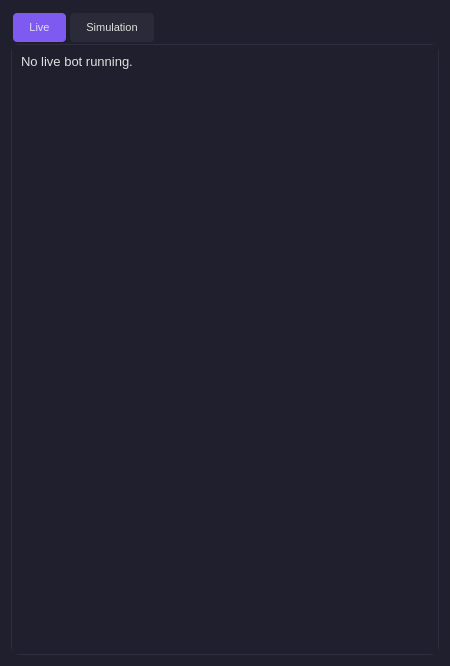
<?xml version="1.0" encoding="UTF-8"?>
<ui version="4.0">
 <class>Dialog</class>
 <widget class="QDialog" name="Dialog">
  <property name="geometry">
   <rect>
    <x>0</x>
    <y>0</y>
    <width>450</width>
    <height>666</height>
   </rect>
  </property>
  <property name="sizePolicy">
   <sizepolicy hsizetype="Expanding" vsizetype="Expanding">
    <horstretch>0</horstretch>
    <verstretch>0</verstretch>
   </sizepolicy>
  </property>
  <property name="minimumSize">
   <size>
    <width>350</width>
    <height>400</height>
   </size>
  </property>
  <property name="maximumSize">
   <size>
    <width>450</width>
    <height>900</height>
   </size>
  </property>
  <property name="font">
   <font>
    <pointsize>8</pointsize>
   </font>
  </property>
  <property name="windowTitle">
   <string>Statistics</string>
  </property>
  <property name="styleSheet">
   <string notr="true">QDialog {
    background-color: #1F1F2E;
}

QWidget {
    font-family: 'Segoe UI', sans-serif;
    color: #E0E0E0;
    background-color: #1F1F2E;
}

QGroupBox {
    background-color: rgba(31, 31, 46, 0.7);
    border: 2px solid #2E2E3E;
    border-radius: 8px;
    margin-top: 12px;
    padding: 15px;
}

QGroupBox::title {
    color: #E0E0E0;
    font-weight: bold;
    subcontrol-origin: margin;
    left: 7px;
    padding: 0px 5px 0px 5px;
    background-color: transparent;
}

QPushButton {
    background-color: #6200EE;
    color: #FFFFFF;
    border: none;
    border-radius: 4px;
    padding: 6px 8px;
    min-width: 80px;
    font-weight: bold;
    font-size: 12px;
    white-space: nowrap;
}

QPushButton:hover {
    background-color: #7722FF;
    border: 1px solid #2C2C2C;
}

QPushButton:pressed {
    background-color: #5100C5;
}

QPushButton:disabled {
    background-color: #1E1E2E;
    color: #B0B0B0;
}

QTabWidget::pane {
    border: 1px solid #2E2E3E;
    border-radius: 8px;
    background-color: rgba(31, 31, 46, 0.7);
}

QTabBar::tab {
    background-color: rgba(255, 255, 255, 0.05);
    color: #E0E0E0;
    padding: 8px 16px;
    border: none;
    border-radius: 4px;
    margin: 2px;
}

QTabBar::tab:selected {
    background-color: #7F5AF0;
    color: #E0DEF4;
}

QTabBar::tab:hover:!selected {
    background-color: #3D3D4F;
}

QLabel {
    color: #E0E0E0;
    font-size: 13px;
    font-weight: normal;
}
</string>
  </property>
  <layout class="QGridLayout" name="gridLayout_2">
   <item row="0" column="1">
    <widget class="QTabWidget" name="statisticsTabWidget">
     <property name="currentIndex">
      <number>0</number>
     </property>
     <widget class="QWidget" name="tab">
      <attribute name="title">
       <string>Live</string>
      </attribute>
      <layout class="QHBoxLayout" name="horizontalLayout">
       <item>
        <widget class="QLabel" name="label">
         <property name="text">
          <string>No live bot running.</string>
         </property>
         <property name="alignment">
          <set>Qt::AlignLeading|Qt::AlignLeft|Qt::AlignTop</set>
         </property>
        </widget>
       </item>
      </layout>
     </widget>
     <widget class="QWidget" name="tab_2">
      <attribute name="title">
       <string>Simulation</string>
      </attribute>
      <layout class="QHBoxLayout" name="horizontalLayout_2">
       <item>
        <widget class="QLabel" name="label_2">
         <property name="text">
          <string>No simulation bot running.</string>
         </property>
         <property name="alignment">
          <set>Qt::AlignLeading|Qt::AlignLeft|Qt::AlignTop</set>
         </property>
        </widget>
       </item>
      </layout>
     </widget>
    </widget>
   </item>
  </layout>
 </widget>
 <resources/>
 <connections/>
</ui>
